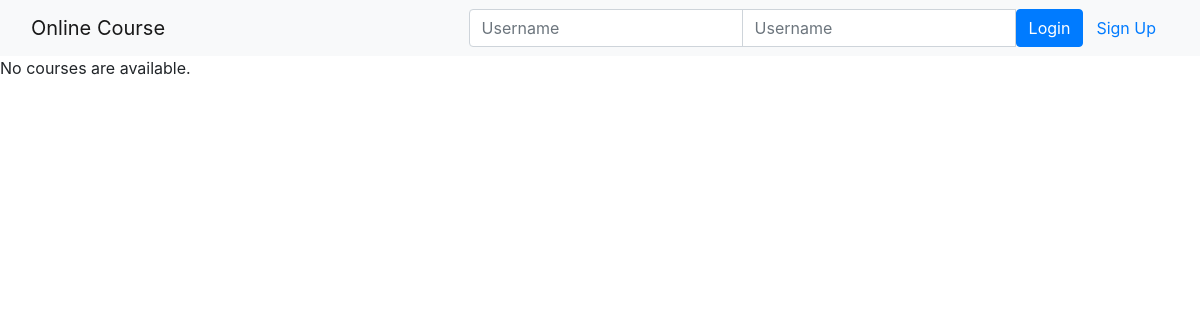
Page /onlinecourse/ on the earlier database version.
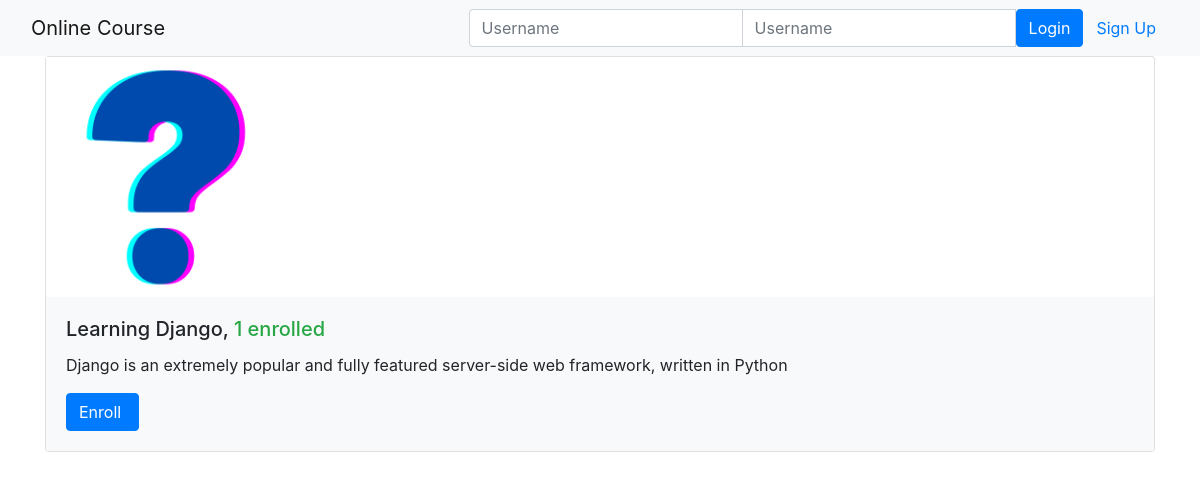
Same page on the later database version.
### onlinecourse/models.py (models this page shows, shortened)
class Course(models.Model):
    name = models.CharField(null=False, max_length=30, default='online course')
    image = models.ImageField(upload_to='course_images/')
    description = models.CharField(max_length=1000)
    pub_date = models.DateField(null=True)
    instructors = models.ManyToManyField(Instructor)
    users = models.ManyToManyField(settings.AUTH_USER_MODEL, through='Enrollment')
    total_enrollment = models.IntegerField(default=0)
    is_enrolled = False

### onlinecourse/views.py (the view)
class CourseListView(generic.ListView):
    template_name = 'onlinecourse/course_list_bootstrap.html'
    context_object_name = 'course_list'
    def get_queryset(self):
        user = self.request.user
        courses = Course.objects.order_by('-total_enrollment')[:10]
        for course in courses:
            if user.is_authenticated:
                course.is_enrolled = check_if_enrolled(user, course)
        return courses

### onlinecourse/templates/onlinecourse/course_list_bootstrap.html (shortened to what this page needs)
<!DOCTYPE html>
<html lang="en">
<head>
    {% load static %}
    <link rel="stylesheet" href="https://maxcdn.bootstrapcdn.com/bootstrap/4.5.2/css/bootstrap.min.css">
</head>
<body>
    <nav class="navbar navbar-light bg-light">
        <div class="container-fluid">
            <div class="navbar-header">
                  <a class="navbar-brand" href="#">Online Course</a>
            </div>
            <ul class="nav navbar-nav navbar-right">
                {% if user.is_authenticated %}
                <li>
                    <a class="btn btn-link" href="#">{{ user.first_name }}({{ user.username }})</a>
                    <a class="btn btn-link" href="{% url 'onlinecourse:logout' %}">Logout</a>
                </li>
                {% else %}
                <li>
                    <form class="form-inline" action="{% url 'onlinecourse:login' %}" method="post">
                        <div class="input-group">
                            <input type="text" class="form-control" placeholder="Username" name="username" >
                            <input type="password" class="form-control" placeholder="Username" name="psw" >
                            <button class="btn btn-primary" type="submit">Login</button>
                            <a class="btn btn-link" href="{% url 'onlinecourse:registration' %}">Sign Up</a>
                        </div>
                    </form>
                </li>
                {% endif %}
            </ul>
        </div>
    </nav>
    {% if course_list %}
        <div class="container">
            <div class="card-deck">
                {% for course in course_list %}
                         <div class="card" style="width: 36rem;">
                          <img class="card-img-left" src="{{MEDIA_URL}}/{{ course.image }}" width="240px" height="240px"
                               alt="Course image">
                          <div class="card-body bg-light">
                              <h5 class="card-title">{{ course.name }}, <span class="text-success">
                                  {{ course.total_enrollment}} enrolled</span></h5>
                            <p class="card-text">{{ course.description}}</p>
                            <form action="{% url 'onlinecourse:enroll' course.id %}" method="post">
                                  <input class="btn btn-primary"  type="submit"
                                         value="{% if course.is_enrolled %}Enter{% else %}Enroll{% endif %} ">
                            </form>
                          </div>
                        </div>
                {% endfor %}
            </div>
        </div>
    {% else %}
        <p>No courses are available.</p>
    {% endif %}
</body>
</html>

Differences in the rows shown:
added Course: image (picture), name "Learning Django", total_enrollment "1", description "Django is an extremely popular and fully featured server-side web framework, written in Python", is_enrolled "Enroll"
Other differences:
text no longer shown: "No courses are available."
